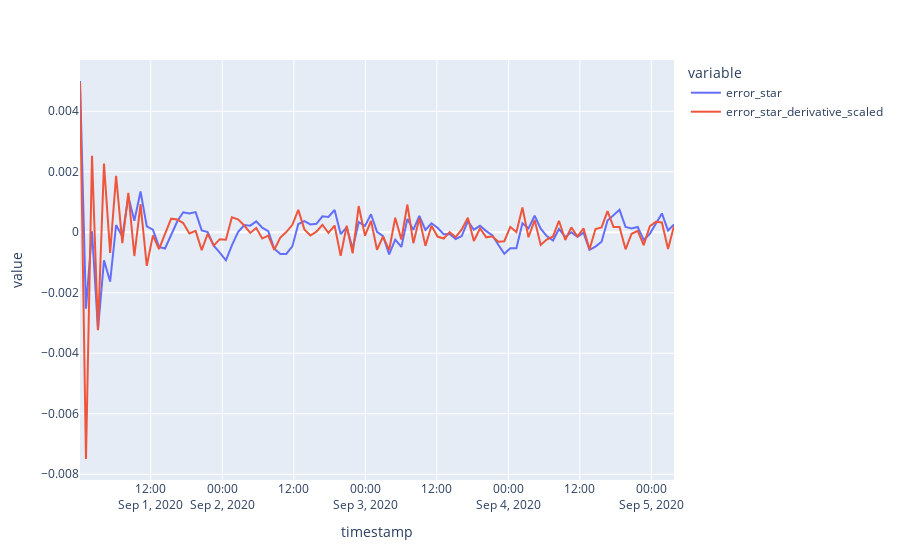

Notebook cell for this chart:
### Code cell
df.plot(kind='line', x='timestamp', y=['error_star','error_star_derivative_scaled'])
